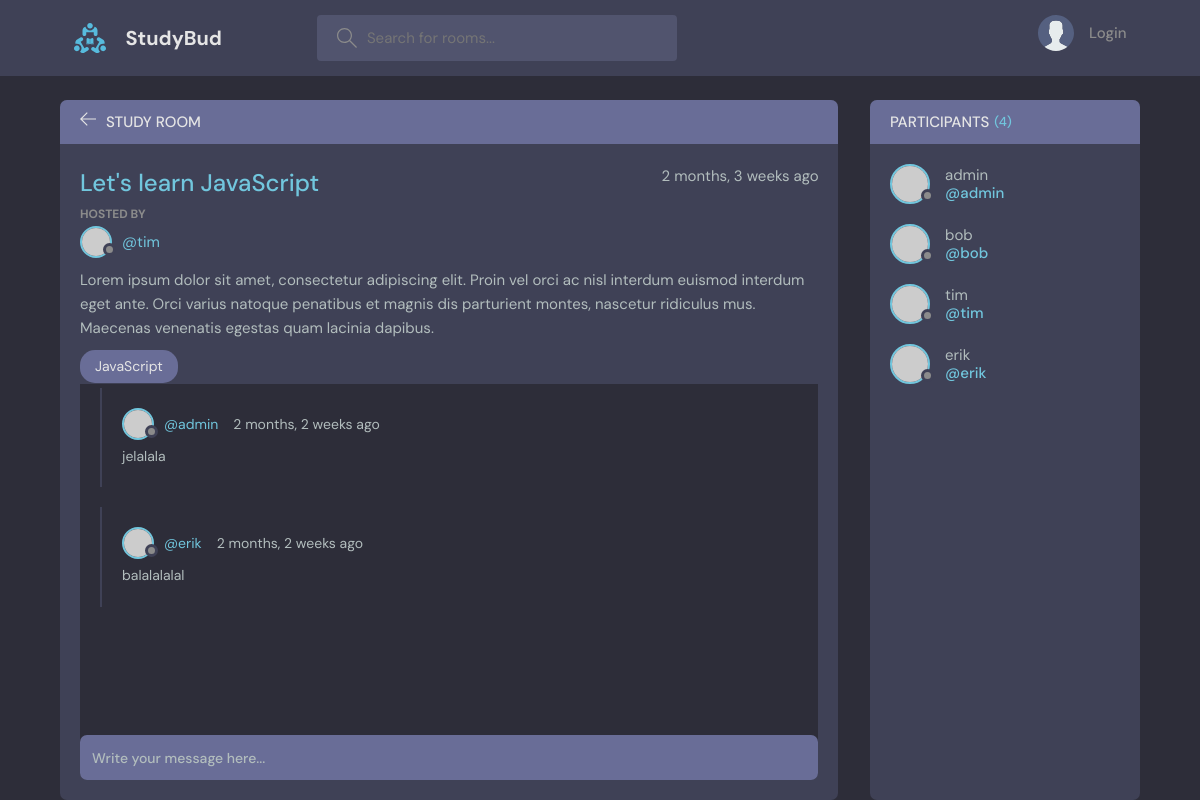
The page /room/2/ on the database as committed earlier.
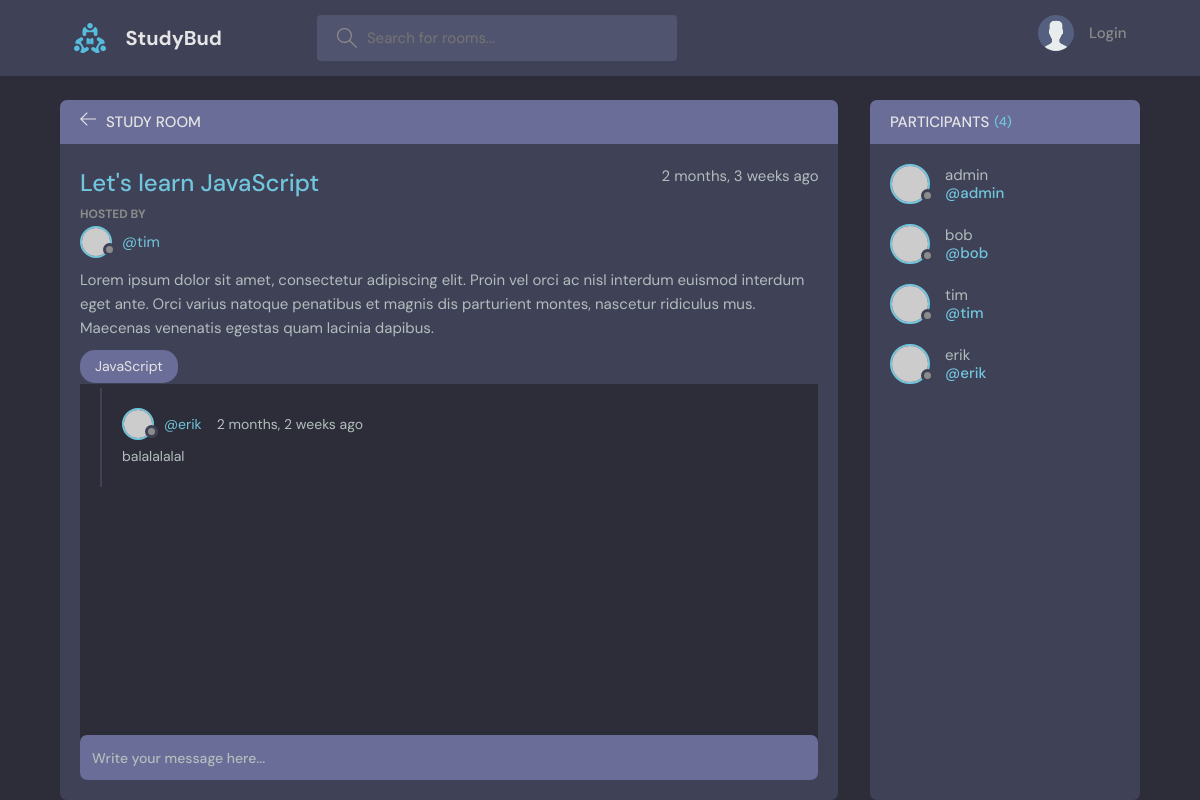
The same page on the database as committed later.
### base/models.py (models this page shows, shortened)
class Message(models.Model):
    user = models.ForeignKey(User, on_delete=models.CASCADE)
    room = models.ForeignKey(Room, on_delete=models.CASCADE)
    body = models.TextField()
    created = models.DateTimeField(auto_now_add=True)
    updated = models.DateTimeField(auto_now=True)
    class Meta:
        ordering = ['-updated', '-created']

### base/views.py (the view, shortened to what this page needs)
# urls.py: path('room/<str:pk>/', views.room, name='room'),
def room(request, pk):
    room = Room.objects.get(id=pk)
    room_messages = room.message_set.all()
    participants = room.participants.all()
    context = {'room':room, 'room_messages':room_messages, 'participants':participants}
    return render(request, 'base/room.html', context)

### base/models.py (called while the page is built)
    def __str__(self):
        return self.name

### base/templates/base/room.html (shortened to what this page needs)
{% extends 'base.html' %}
{% block content %}
    <main class="profile-page layout layout--2">
      <div class="container">
        <div class="room">
          <div class="room__top">
            <div class="room__topLeft">
              <a href="{{request.META.HTTP_REFERER}}">
                <svg version="1.1" xmlns="http://www.w3.org/2000/svg" width="32" height="32" viewBox="0 0 32 32">
                  <title>arrow-left</title>
                  <path
                    d="M13.723 2.286l-13.723 13.714 13.719 13.714 1.616-1.611-10.96-10.96h27.625v-2.286h-27.625l10.965-10.965-1.616-1.607z"
                  ></path>
                </svg>
              </a>
              <h3>Study Room</h3>
            </div>
          </div>
          <div class="room__box scroll">
            <div class="room__header scroll">
              <div class="room__info">
                <h3>{{room.name}}</h3>
                <span>{{room.created|timesince}} ago</span>
              </div>
              <div class="room__hosted">
                <p>Hosted By</p>
                <a href="{% url 'user-profile' room.host.id %}" class="room__author">
                  <div class="avatar avatar--small">
                    <img src="https://randomuser.me/api/portraits/men/37.jpg" />
                  </div>
                  <span>@{{room.host}}</span>
                </a>
              </div>
              <div class="room__details">
                {{room.description}}
              </div>
              <span class="room__topics">{{room.topic}}</span>
            </div>
            <div class="room__conversation">
              <div class="threads scroll">
                {% for message in room_messages %}
                  <div class="thread">
                    <div class="thread__top">
                      <div class="thread__author">
                        <a href="{% url 'user-profile' message.user.id %}" class="thread__authorInfo">
                          <div class="avatar avatar--small">
                            <img src="https://randomuser.me/api/portraits/men/37.jpg" />
                          </div>
                          <span>@{{message.user}}</span>
                        </a>
                        <span class="thread__date">{{message.created|timesince}} ago</span>
                      </div>
                    </div>
                    <div class="thread__details">{{message.body}}</div>
                  </div>
                {% endfor %}
              </div>
            </div>
          </div>
          <div class="room__message">
            <form action="" method="post">
              <input name="body" placeholder="Write your message here..." />
            </form>
          </div>
        </div>
        <div class="participants">
          <h3 class="participants__top">Participants <span>({{room.participants.count}})</span></h3>
          <div class="participants__list scroll">
            {% for user in participants %}
              <a href="{% url 'user-profile' user.id %}" class="participant">
                <div class="avatar avatar--medium">
                  <img src="https://randomuser.me/api/portraits/men/37.jpg" />
                </div>
                <p>
                  {{user.username}}
                  <span>@{{user.username}}</span>
                </p>
              </a>
            {% endfor %}
          </div>
        </div>
      </div>
    </main>
{% endblock content %}

Rows that differ between the two databases and show on the page:
removed Message: user "admin", created "2 months, 2 weeks", body "jelalala"
